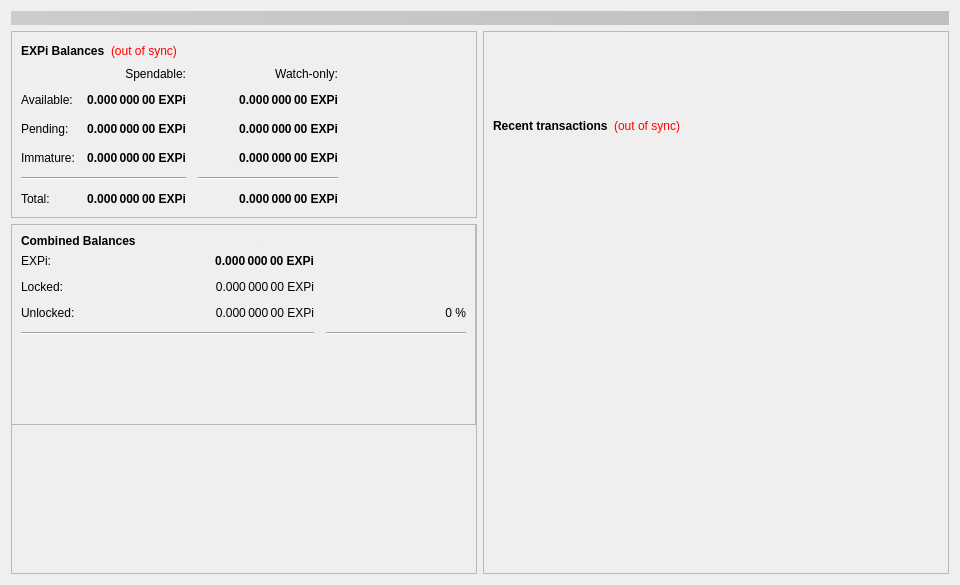
<?xml version="1.0" encoding="UTF-8"?>
<ui version="4.0">
 <class>OverviewPage</class>
 <widget class="QWidget" name="OverviewPage">
  <property name="geometry">
   <rect>
    <x>0</x>
    <y>0</y>
    <width>960</width>
    <height>585</height>
   </rect>
  </property>
  <property name="minimumSize">
   <size>
    <width>960</width>
    <height>0</height>
   </size>
  </property>
  <property name="windowTitle">
   <string>Form</string>
  </property>
  <layout class="QVBoxLayout" name="topLayout">
   <item>
    <widget class="QLabel" name="labelAlerts">
     <property name="visible">
      <bool>false</bool>
     </property>
     <property name="styleSheet">
      <string notr="true">background-color: qlineargradient(x1: 0, y1: 0, x2: 1, y2: 0, stop:0 #cccccc, stop:1 #bfbfbf); color:#000000;</string>
     </property>
     <property name="wordWrap">
      <bool>true</bool>
     </property>
     <property name="margin">
      <number>3</number>
     </property>
    </widget>
   </item>
   <item>
    <layout class="QHBoxLayout" name="horizontalLayout" stretch="1,1">
     <item>
      <layout class="QVBoxLayout" name="verticalLayout_2">
       <item>
        <widget class="QFrame" name="frame">
         <property name="frameShape">
          <enum>QFrame::StyledPanel</enum>
         </property>
         <property name="frameShadow">
          <enum>QFrame::Raised</enum>
         </property>
         <layout class="QVBoxLayout" name="verticalLayout_4">
          <item>
           <layout class="QHBoxLayout" name="horizontalLayout_4">
            <item>
             <widget class="QLabel" name="label_5">
              <property name="font">
               <font>
                <weight>75</weight>
                <bold>true</bold>
               </font>
              </property>
              <property name="text">
               <string>EXPi Balances</string>
              </property>
             </widget>
            </item>
            <item>
             <widget class="QLabel" name="labelWalletStatus">
              <property name="cursor">
               <cursorShape>WhatsThisCursor</cursorShape>
              </property>
              <property name="toolTip">
               <string>The displayed information may be out of date. Your wallet automatically synchronizes with the EXPi network after a connection is established, but this process has not completed yet.</string>
              </property>
              <property name="styleSheet">
               <string notr="true">QLabel { color: red; }</string>
              </property>
              <property name="text">
               <string notr="true">(out of sync)</string>
              </property>
              <property name="alignment">
               <set>Qt::AlignLeading|Qt::AlignLeft|Qt::AlignVCenter</set>
              </property>
             </widget>
            </item>
            <item>
             <spacer name="horizontalSpacer_3">
              <property name="orientation">
               <enum>Qt::Horizontal</enum>
              </property>
              <property name="sizeHint" stdset="0">
               <size>
                <width>40</width>
                <height>20</height>
               </size>
              </property>
             </spacer>
            </item>
           </layout>
          </item>
          <item>
           <layout class="QGridLayout" name="gridLayout">
            <property name="spacing">
             <number>12</number>
            </property>
            <item row="2" column="2">
             <widget class="QLabel" name="labelWatchPending">
              <property name="font">
               <font>
                <weight>75</weight>
                <bold>true</bold>
               </font>
              </property>
              <property name="cursor">
               <cursorShape>IBeamCursor</cursorShape>
              </property>
              <property name="toolTip">
               <string>Unconfirmed transactions to watch-only addresses</string>
              </property>
              <property name="text">
               <string notr="true">0.000 000 00 EXPi</string>
              </property>
              <property name="alignment">
               <set>Qt::AlignRight|Qt::AlignTrailing|Qt::AlignVCenter</set>
              </property>
              <property name="textInteractionFlags">
               <set>Qt::LinksAccessibleByMouse|Qt::TextSelectableByKeyboard|Qt::TextSelectableByMouse</set>
              </property>
             </widget>
            </item>
            <item row="2" column="1">
             <widget class="QLabel" name="labelUnconfirmed">
              <property name="font">
               <font>
                <weight>75</weight>
                <bold>true</bold>
               </font>
              </property>
              <property name="cursor">
               <cursorShape>IBeamCursor</cursorShape>
              </property>
              <property name="toolTip">
               <string>Total of transactions that have yet to be confirmed, and do not yet count toward the spendable balance</string>
              </property>
              <property name="text">
               <string notr="true">0.000 000 00 EXPi</string>
              </property>
              <property name="alignment">
               <set>Qt::AlignRight|Qt::AlignTrailing|Qt::AlignVCenter</set>
              </property>
              <property name="textInteractionFlags">
               <set>Qt::LinksAccessibleByMouse|Qt::TextSelectableByKeyboard|Qt::TextSelectableByMouse</set>
              </property>
             </widget>
            </item>
            <item row="3" column="2">
             <widget class="QLabel" name="labelWatchImmature">
              <property name="font">
               <font>
                <weight>75</weight>
                <bold>true</bold>
               </font>
              </property>
              <property name="cursor">
               <cursorShape>IBeamCursor</cursorShape>
              </property>
              <property name="toolTip">
               <string>Staked or masternode rewards in watch-only addresses that has not yet matured</string>
              </property>
              <property name="text">
               <string notr="true">0.000 000 00 EXPi</string>
              </property>
              <property name="alignment">
               <set>Qt::AlignRight|Qt::AlignTrailing|Qt::AlignVCenter</set>
              </property>
              <property name="textInteractionFlags">
               <set>Qt::LinksAccessibleByMouse|Qt::TextSelectableByKeyboard|Qt::TextSelectableByMouse</set>
              </property>
             </widget>
            </item>
            <item row="4" column="0" colspan="2">
             <widget class="Line" name="lineSpendableBalance">
              <property name="orientation">
               <enum>Qt::Horizontal</enum>
              </property>
             </widget>
            </item>
            <item row="4" column="2">
             <widget class="Line" name="lineWatchBalance">
              <property name="sizePolicy">
               <sizepolicy hsizetype="Preferred" vsizetype="Fixed">
                <horstretch>0</horstretch>
                <verstretch>0</verstretch>
               </sizepolicy>
              </property>
              <property name="minimumSize">
               <size>
                <width>140</width>
                <height>0</height>
               </size>
              </property>
              <property name="orientation">
               <enum>Qt::Horizontal</enum>
              </property>
             </widget>
            </item>
            <item row="5" column="0">
             <widget class="QLabel" name="labelTotalText">
              <property name="text">
               <string>Total:</string>
              </property>
             </widget>
            </item>
            <item row="3" column="1">
             <widget class="QLabel" name="labelImmature">
              <property name="font">
               <font>
                <weight>75</weight>
                <bold>true</bold>
               </font>
              </property>
              <property name="cursor">
               <cursorShape>IBeamCursor</cursorShape>
              </property>
              <property name="toolTip">
               <string>Staked or masternode rewards that has not yet matured</string>
              </property>
              <property name="text">
               <string notr="true">0.000 000 00 EXPi</string>
              </property>
              <property name="alignment">
               <set>Qt::AlignRight|Qt::AlignTrailing|Qt::AlignVCenter</set>
              </property>
              <property name="textInteractionFlags">
               <set>Qt::LinksAccessibleByMouse|Qt::TextSelectableByKeyboard|Qt::TextSelectableByMouse</set>
              </property>
             </widget>
            </item>
            <item row="2" column="3">
             <spacer name="horizontalSpacer_2">
              <property name="orientation">
               <enum>Qt::Horizontal</enum>
              </property>
              <property name="sizeHint" stdset="0">
               <size>
                <width>40</width>
                <height>20</height>
               </size>
              </property>
             </spacer>
            </item>
            <item row="3" column="0">
             <widget class="QLabel" name="labelImmatureText">
              <property name="text">
               <string>Immature:</string>
              </property>
             </widget>
            </item>
            <item row="5" column="1">
             <widget class="QLabel" name="labelTotal">
              <property name="font">
               <font>
                <weight>75</weight>
                <bold>true</bold>
               </font>
              </property>
              <property name="cursor">
               <cursorShape>IBeamCursor</cursorShape>
              </property>
              <property name="toolTip">
               <string>Your current total balance</string>
              </property>
              <property name="text">
               <string notr="true">0.000 000 00 EXPi</string>
              </property>
              <property name="alignment">
               <set>Qt::AlignRight|Qt::AlignTrailing|Qt::AlignVCenter</set>
              </property>
              <property name="textInteractionFlags">
               <set>Qt::LinksAccessibleByMouse|Qt::TextSelectableByKeyboard|Qt::TextSelectableByMouse</set>
              </property>
             </widget>
            </item>
            <item row="5" column="2">
             <widget class="QLabel" name="labelWatchTotal">
              <property name="font">
               <font>
                <weight>75</weight>
                <bold>true</bold>
               </font>
              </property>
              <property name="cursor">
               <cursorShape>IBeamCursor</cursorShape>
              </property>
              <property name="toolTip">
               <string>Current total balance in watch-only addresses</string>
              </property>
              <property name="text">
               <string notr="true">0.000 000 00 EXPi</string>
              </property>
              <property name="alignment">
               <set>Qt::AlignRight|Qt::AlignTrailing|Qt::AlignVCenter</set>
              </property>
              <property name="textInteractionFlags">
               <set>Qt::LinksAccessibleByMouse|Qt::TextSelectableByKeyboard|Qt::TextSelectableByMouse</set>
              </property>
             </widget>
            </item>
            <item row="0" column="2">
             <widget class="QLabel" name="labelWatchonly">
              <property name="text">
               <string>Watch-only:</string>
              </property>
              <property name="alignment">
               <set>Qt::AlignRight|Qt::AlignTrailing|Qt::AlignVCenter</set>
              </property>
             </widget>
            </item>
            <item row="1" column="0">
             <widget class="QLabel" name="labelBalanceText">
              <property name="text">
               <string>Available:</string>
              </property>
             </widget>
            </item>
            <item row="1" column="1">
             <widget class="QLabel" name="labelBalance">
              <property name="font">
               <font>
                <weight>75</weight>
                <bold>true</bold>
               </font>
              </property>
              <property name="cursor">
               <cursorShape>IBeamCursor</cursorShape>
              </property>
              <property name="toolTip">
               <string>Your current spendable balance</string>
              </property>
              <property name="text">
               <string notr="true">0.000 000 00 EXPi</string>
              </property>
              <property name="alignment">
               <set>Qt::AlignRight|Qt::AlignTrailing|Qt::AlignVCenter</set>
              </property>
              <property name="textInteractionFlags">
               <set>Qt::LinksAccessibleByMouse|Qt::TextSelectableByKeyboard|Qt::TextSelectableByMouse</set>
              </property>
             </widget>
            </item>
            <item row="1" column="2">
             <widget class="QLabel" name="labelWatchAvailable">
              <property name="font">
               <font>
                <weight>75</weight>
                <bold>true</bold>
               </font>
              </property>
              <property name="cursor">
               <cursorShape>IBeamCursor</cursorShape>
              </property>
              <property name="toolTip">
               <string>Your current balance in watch-only addresses</string>
              </property>
              <property name="text">
               <string notr="true">0.000 000 00 EXPi</string>
              </property>
              <property name="alignment">
               <set>Qt::AlignRight|Qt::AlignTrailing|Qt::AlignVCenter</set>
              </property>
              <property name="textInteractionFlags">
               <set>Qt::LinksAccessibleByMouse|Qt::TextSelectableByKeyboard|Qt::TextSelectableByMouse</set>
              </property>
             </widget>
            </item>
            <item row="2" column="0">
             <widget class="QLabel" name="labelPendingText">
              <property name="text">
               <string>Pending:</string>
              </property>
             </widget>
            </item>
            <item row="0" column="1">
             <widget class="QLabel" name="labelSpendable">
              <property name="text">
               <string>Spendable:</string>
              </property>
              <property name="alignment">
               <set>Qt::AlignRight|Qt::AlignTrailing|Qt::AlignVCenter</set>
              </property>
             </widget>
            </item>
           </layout>
          </item>
          <item>
           <spacer name="verticalSpacer_4">
            <property name="orientation">
             <enum>Qt::Vertical</enum>
            </property>
            <property name="sizeHint" stdset="0">
             <size>
              <width>20</width>
              <height>40</height>
             </size>
            </property>
           </spacer>
          </item>
         </layout>
        </widget>
       </item>
       <item>
        <widget class="QFrame" name="frameObfuscation">
         <property name="minimumSize">
          <size>
           <width>0</width>
           <height>350</height>
          </size>
         </property>
         <property name="layoutDirection">
          <enum>Qt::LeftToRight</enum>
         </property>
         <property name="frameShape">
          <enum>QFrame::StyledPanel</enum>
         </property>
         <property name="frameShadow">
          <enum>QFrame::Raised</enum>
         </property>
         <widget class="QPushButton" name="runAutoDenom">
          <property name="geometry">
           <rect>
            <x>251</x>
            <y>17</y>
            <width>1</width>
            <height>1</height>
           </rect>
          </property>
          <property name="palette">
           <palette>
            <active>
             <colorrole role="WindowText">
              <brush brushstyle="SolidPattern">
               <color alpha="255">
                <red>0</red>
                <green>0</green>
                <blue>0</blue>
               </color>
              </brush>
             </colorrole>
             <colorrole role="Button">
              <brush brushstyle="SolidPattern">
               <color alpha="255">
                <red>239</red>
                <green>238</green>
                <blue>238</blue>
               </color>
              </brush>
             </colorrole>
             <colorrole role="Light">
              <brush brushstyle="SolidPattern">
               <color alpha="255">
                <red>255</red>
                <green>255</green>
                <blue>255</blue>
               </color>
              </brush>
             </colorrole>
             <colorrole role="Midlight">
              <brush brushstyle="SolidPattern">
               <color alpha="255">
                <red>247</red>
                <green>246</green>
                <blue>246</blue>
               </color>
              </brush>
             </colorrole>
             <colorrole role="Dark">
              <brush brushstyle="SolidPattern">
               <color alpha="255">
                <red>119</red>
                <green>119</green>
                <blue>119</blue>
               </color>
              </brush>
             </colorrole>
             <colorrole role="Mid">
              <brush brushstyle="SolidPattern">
               <color alpha="255">
                <red>159</red>
                <green>159</green>
                <blue>159</blue>
               </color>
              </brush>
             </colorrole>
             <colorrole role="Text">
              <brush brushstyle="SolidPattern">
               <color alpha="255">
                <red>0</red>
                <green>0</green>
                <blue>0</blue>
               </color>
              </brush>
             </colorrole>
             <colorrole role="BrightText">
              <brush brushstyle="SolidPattern">
               <color alpha="255">
                <red>255</red>
                <green>255</green>
                <blue>255</blue>
               </color>
              </brush>
             </colorrole>
             <colorrole role="ButtonText">
              <brush brushstyle="SolidPattern">
               <color alpha="255">
                <red>0</red>
                <green>0</green>
                <blue>0</blue>
               </color>
              </brush>
             </colorrole>
             <colorrole role="Base">
              <brush brushstyle="SolidPattern">
               <color alpha="255">
                <red>255</red>
                <green>255</green>
                <blue>255</blue>
               </color>
              </brush>
             </colorrole>
             <colorrole role="Window">
              <brush brushstyle="SolidPattern">
               <color alpha="255">
                <red>239</red>
                <green>238</green>
                <blue>238</blue>
               </color>
              </brush>
             </colorrole>
             <colorrole role="Shadow">
              <brush brushstyle="SolidPattern">
               <color alpha="255">
                <red>0</red>
                <green>0</green>
                <blue>0</blue>
               </color>
              </brush>
             </colorrole>
             <colorrole role="AlternateBase">
              <brush brushstyle="SolidPattern">
               <color alpha="255">
                <red>247</red>
                <green>246</green>
                <blue>246</blue>
               </color>
              </brush>
             </colorrole>
             <colorrole role="ToolTipBase">
              <brush brushstyle="SolidPattern">
               <color alpha="255">
                <red>255</red>
                <green>255</green>
                <blue>220</blue>
               </color>
              </brush>
             </colorrole>
             <colorrole role="ToolTipText">
              <brush brushstyle="SolidPattern">
               <color alpha="255">
                <red>0</red>
                <green>0</green>
                <blue>0</blue>
               </color>
              </brush>
             </colorrole>
            </active>
            <inactive>
             <colorrole role="WindowText">
              <brush brushstyle="SolidPattern">
               <color alpha="255">
                <red>0</red>
                <green>0</green>
                <blue>0</blue>
               </color>
              </brush>
             </colorrole>
             <colorrole role="Button">
              <brush brushstyle="SolidPattern">
               <color alpha="255">
                <red>239</red>
                <green>238</green>
                <blue>238</blue>
               </color>
              </brush>
             </colorrole>
             <colorrole role="Light">
              <brush brushstyle="SolidPattern">
               <color alpha="255">
                <red>255</red>
                <green>255</green>
                <blue>255</blue>
               </color>
              </brush>
             </colorrole>
             <colorrole role="Midlight">
              <brush brushstyle="SolidPattern">
               <color alpha="255">
                <red>247</red>
                <green>246</green>
                <blue>246</blue>
               </color>
              </brush>
             </colorrole>
             <colorrole role="Dark">
              <brush brushstyle="SolidPattern">
               <color alpha="255">
                <red>119</red>
                <green>119</green>
                <blue>119</blue>
               </color>
              </brush>
             </colorrole>
             <colorrole role="Mid">
              <brush brushstyle="SolidPattern">
               <color alpha="255">
                <red>159</red>
                <green>159</green>
                <blue>159</blue>
               </color>
              </brush>
             </colorrole>
             <colorrole role="Text">
              <brush brushstyle="SolidPattern">
               <color alpha="255">
                <red>0</red>
                <green>0</green>
                <blue>0</blue>
               </color>
              </brush>
             </colorrole>
             <colorrole role="BrightText">
              <brush brushstyle="SolidPattern">
               <color alpha="255">
                <red>255</red>
                <green>255</green>
                <blue>255</blue>
               </color>
              </brush>
             </colorrole>
             <colorrole role="ButtonText">
              <brush brushstyle="SolidPattern">
               <color alpha="255">
                <red>0</red>
                <green>0</green>
                <blue>0</blue>
               </color>
              </brush>
             </colorrole>
             <colorrole role="Base">
              <brush brushstyle="SolidPattern">
               <color alpha="255">
                <red>255</red>
                <green>255</green>
                <blue>255</blue>
               </color>
              </brush>
             </colorrole>
             <colorrole role="Window">
              <brush brushstyle="SolidPattern">
               <color alpha="255">
                <red>239</red>
                <green>238</green>
                <blue>238</blue>
               </color>
              </brush>
             </colorrole>
             <colorrole role="Shadow">
              <brush brushstyle="SolidPattern">
               <color alpha="255">
                <red>0</red>
                <green>0</green>
                <blue>0</blue>
               </color>
              </brush>
             </colorrole>
             <colorrole role="AlternateBase">
              <brush brushstyle="SolidPattern">
               <color alpha="255">
                <red>247</red>
                <green>246</green>
                <blue>246</blue>
               </color>
              </brush>
             </colorrole>
             <colorrole role="ToolTipBase">
              <brush brushstyle="SolidPattern">
               <color alpha="255">
                <red>255</red>
                <green>255</green>
                <blue>220</blue>
               </color>
              </brush>
             </colorrole>
             <colorrole role="ToolTipText">
              <brush brushstyle="SolidPattern">
               <color alpha="255">
                <red>0</red>
                <green>0</green>
                <blue>0</blue>
               </color>
              </brush>
             </colorrole>
            </inactive>
            <disabled>
             <colorrole role="WindowText">
              <brush brushstyle="SolidPattern">
               <color alpha="255">
                <red>119</red>
                <green>119</green>
                <blue>119</blue>
               </color>
              </brush>
             </colorrole>
             <colorrole role="Button">
              <brush brushstyle="SolidPattern">
               <color alpha="255">
                <red>239</red>
                <green>238</green>
                <blue>238</blue>
               </color>
              </brush>
             </colorrole>
             <colorrole role="Light">
              <brush brushstyle="SolidPattern">
               <color alpha="255">
                <red>255</red>
                <green>255</green>
                <blue>255</blue>
               </color>
              </brush>
             </colorrole>
             <colorrole role="Midlight">
              <brush brushstyle="SolidPattern">
               <color alpha="255">
                <red>247</red>
                <green>246</green>
                <blue>246</blue>
               </color>
              </brush>
             </colorrole>
             <colorrole role="Dark">
              <brush brushstyle="SolidPattern">
               <color alpha="255">
                <red>119</red>
                <green>119</green>
                <blue>119</blue>
               </color>
              </brush>
             </colorrole>
             <colorrole role="Mid">
              <brush brushstyle="SolidPattern">
               <color alpha="255">
                <red>159</red>
                <green>159</green>
                <blue>159</blue>
               </color>
              </brush>
             </colorrole>
             <colorrole role="Text">
              <brush brushstyle="SolidPattern">
               <color alpha="255">
                <red>119</red>
                <green>119</green>
                <blue>119</blue>
               </color>
              </brush>
             </colorrole>
             <colorrole role="BrightText">
              <brush brushstyle="SolidPattern">
               <color alpha="255">
                <red>255</red>
                <green>255</green>
                <blue>255</blue>
               </color>
              </brush>
             </colorrole>
             <colorrole role="ButtonText">
              <brush brushstyle="SolidPattern">
               <color alpha="255">
                <red>119</red>
                <green>119</green>
                <blue>119</blue>
               </color>
              </brush>
             </colorrole>
             <colorrole role="Base">
              <brush brushstyle="SolidPattern">
               <color alpha="255">
                <red>239</red>
                <green>238</green>
                <blue>238</blue>
               </color>
              </brush>
             </colorrole>
             <colorrole role="Window">
              <brush brushstyle="SolidPattern">
               <color alpha="255">
                <red>239</red>
                <green>238</green>
                <blue>238</blue>
               </color>
              </brush>
             </colorrole>
             <colorrole role="Shadow">
              <brush brushstyle="SolidPattern">
               <color alpha="255">
                <red>0</red>
                <green>0</green>
                <blue>0</blue>
               </color>
              </brush>
             </colorrole>
             <colorrole role="AlternateBase">
              <brush brushstyle="SolidPattern">
               <color alpha="255">
                <red>239</red>
                <green>238</green>
                <blue>238</blue>
               </color>
              </brush>
             </colorrole>
             <colorrole role="ToolTipBase">
              <brush brushstyle="SolidPattern">
               <color alpha="255">
                <red>255</red>
                <green>255</green>
                <blue>220</blue>
               </color>
              </brush>
             </colorrole>
             <colorrole role="ToolTipText">
              <brush brushstyle="SolidPattern">
               <color alpha="255">
                <red>0</red>
                <green>0</green>
                <blue>0</blue>
               </color>
              </brush>
             </colorrole>
            </disabled>
           </palette>
          </property>
          <property name="focusPolicy">
           <enum>Qt::NoFocus</enum>
          </property>
          <property name="autoFillBackground">
           <bool>true</bool>
          </property>
          <property name="text">
           <string/>
          </property>
          <property name="flat">
           <bool>true</bool>
          </property>
         </widget>
         <widget class="QFrame" name="frame_3">
          <property name="geometry">
           <rect>
            <x>0</x>
            <y>0</y>
            <width>465</width>
            <height>201</height>
           </rect>
          </property>
          <property name="frameShape">
           <enum>QFrame::StyledPanel</enum>
          </property>
          <property name="frameShadow">
           <enum>QFrame::Raised</enum>
          </property>
          <layout class="QVBoxLayout" name="verticalLayout_5">
           <item>
            <layout class="QHBoxLayout" name="horizontalLayout_5" stretch="0">
             <item>
              <widget class="QLabel" name="label_5z">
               <property name="maximumSize">
                <size>
                 <width>16777215</width>
                 <height>20</height>
                </size>
               </property>
               <property name="font">
                <font>
                 <weight>75</weight>
                 <bold>true</bold>
                </font>
               </property>
               <property name="toolTip">
                <string>Combined Balances (including unconfirmed and immature coins)</string>
               </property>
               <property name="text">
                <string>&lt;html&gt;&lt;head/&gt;&lt;body&gt;&lt;p&gt;Combined Balances&lt;/p&gt;&lt;/body&gt;&lt;/html&gt;</string>
               </property>
              </widget>
             </item>
            </layout>
           </item>
           <item>
            <layout class="QGridLayout" name="gridLayout_3">
             <property name="spacing">
              <number>12</number>
             </property>
             <item row="5" column="0" colspan="2">
              <widget class="Line" name="lineSpendableBalance_3">
               <property name="orientation">
                <enum>Qt::Horizontal</enum>
               </property>
              </widget>
             </item>
             <item row="5" column="2">
              <widget class="Line" name="lineWatchBalance_3">
               <property name="sizePolicy">
                <sizepolicy hsizetype="Preferred" vsizetype="Fixed">
                 <horstretch>0</horstretch>
                 <verstretch>0</verstretch>
                </sizepolicy>
               </property>
               <property name="minimumSize">
                <size>
                 <width>140</width>
                 <height>0</height>
                </size>
               </property>
               <property name="orientation">
                <enum>Qt::Horizontal</enum>
               </property>
              </widget>
             </item>
             <item row="1" column="0">
              <widget class="QLabel" name="labelBalanceTextz">
               <property name="text">
                <string>EXPi:</string>
               </property>
              </widget>
             </item>
             <item row="1" column="1">
              <widget class="QLabel" name="labelBalancez">
               <property name="font">
                <font>
                 <weight>75</weight>
                 <bold>true</bold>
                </font>
               </property>
               <property name="cursor">
                <cursorShape>IBeamCursor</cursorShape>
               </property>
               <property name="toolTip">
                <string>Your current spendable balance</string>
               </property>
               <property name="text">
                <string notr="true">0.000 000 00 EXPi</string>
               </property>
               <property name="alignment">
                <set>Qt::AlignRight|Qt::AlignTrailing|Qt::AlignVCenter</set>
               </property>
               <property name="textInteractionFlags">
                <set>Qt::LinksAccessibleByMouse|Qt::TextSelectableByKeyboard|Qt::TextSelectableByMouse</set>
               </property>
              </widget>
             </item>
             <item row="2" column="1">
              <widget class="QLabel" name="labelLockedBalance">
               <property name="toolTip">
                <string>Locked EXPi or Masternode collaterals. These are excluded from zEXPi minting.</string>
               </property>
               <property name="text">
                <string>0.000 000 00 EXPi</string>
               </property>
               <property name="alignment">
                <set>Qt::AlignRight|Qt::AlignTrailing|Qt::AlignVCenter</set>
               </property>
              </widget>
             </item>
             <item row="2" column="0">
              <widget class="QLabel" name="labelLockedBalanceText">
               <property name="toolTip">
                <string>Locked EXPi or Masternode collaterals. These are excluded from zEXPi minting.</string>
               </property>
               <property name="text">
                <string>Locked:</string>
               </property>
              </widget>
             </item>
             <item row="3" column="0">
              <widget class="QLabel" name="labelUnLockedBalanceText">
               <property name="toolTip">
                <string>Unlocked EXPis. These can be used for zEXPi minting.</string>
               </property>
               <property name="text">
                <string>Unlocked:</string>
               </property>
              </widget>
             </item>
             <item row="3" column="1">
              <widget class="QLabel" name="labelUnLockedBalance">
               <property name="toolTip">
                <string>Unlocked EXPis. These can be used for zEXPi minting.</string>
               </property>
               <property name="text">
                <string>0.000 000 00 EXPi</string>
               </property>
               <property name="alignment">
                <set>Qt::AlignRight|Qt::AlignTrailing|Qt::AlignVCenter</set>
               </property>
              </widget>
             </item>
             <item row="3" column="2">
              <widget class="QLabel" name="labelEXPiPercent">
               <property name="text">
                <string>0 %</string>
               </property>
               <property name="alignment">
                <set>Qt::AlignRight|Qt::AlignTrailing|Qt::AlignVCenter</set>
               </property>
              </widget>
             </item>
            </layout>
           </item>
           <item>
            <spacer name="verticalSpacer">
             <property name="orientation">
              <enum>Qt::Vertical</enum>
             </property>
             <property name="sizeHint" stdset="0">
              <size>
               <width>20</width>
               <height>40</height>
              </size>
             </property>
            </spacer>
           </item>
          </layout>
         </widget>
        </widget>
       </item>
      </layout>
     </item>
     <item>
      <layout class="QVBoxLayout" name="verticalLayout_3">
       <item>
        <widget class="QFrame" name="frame_2">
         <property name="frameShape">
          <enum>QFrame::StyledPanel</enum>
         </property>
         <property name="frameShadow">
          <enum>QFrame::Raised</enum>
         </property>
         <layout class="QVBoxLayout" name="verticalLayout">
          <item>
           <spacer name="verticalSpacer_3">
            <property name="orientation">
             <enum>Qt::Vertical</enum>
            </property>
            <property name="sizeType">
             <enum>QSizePolicy::Fixed</enum>
            </property>
            <property name="sizeHint" stdset="0">
             <size>
              <width>20</width>
              <height>75</height>
             </size>
            </property>
           </spacer>
          </item>
          <item>
           <layout class="QHBoxLayout" name="horizontalLayout_2">
            <item>
             <widget class="QLabel" name="label_4">
              <property name="font">
               <font>
                <weight>75</weight>
                <bold>true</bold>
               </font>
              </property>
              <property name="text">
               <string>Recent transactions</string>
              </property>
             </widget>
            </item>
            <item>
             <widget class="QLabel" name="labelTransactionsStatus">
              <property name="cursor">
               <cursorShape>WhatsThisCursor</cursorShape>
              </property>
              <property name="toolTip">
               <string>The displayed information may be out of date. Your wallet automatically synchronizes with the EXPi network after a connection is established, but this process has not completed yet.</string>
              </property>
              <property name="styleSheet">
               <string notr="true">QLabel { color: red; }</string>
              </property>
              <property name="text">
               <string notr="true">(out of sync)</string>
              </property>
              <property name="alignment">
               <set>Qt::AlignRight|Qt::AlignTrailing|Qt::AlignVCenter</set>
              </property>
             </widget>
            </item>
            <item>
             <spacer name="horizontalSpacer">
              <property name="orientation">
               <enum>Qt::Horizontal</enum>
              </property>
              <property name="sizeHint" stdset="0">
               <size>
                <width>40</width>
                <height>20</height>
               </size>
              </property>
             </spacer>
            </item>
           </layout>
          </item>
          <item>
           <widget class="QListView" name="listTransactions">
            <property name="styleSheet">
             <string notr="true">QListView { background: transparent; color:black;}</string>
            </property>
            <property name="frameShape">
             <enum>QFrame::NoFrame</enum>
            </property>
            <property name="verticalScrollBarPolicy">
             <enum>Qt::ScrollBarAlwaysOff</enum>
            </property>
            <property name="horizontalScrollBarPolicy">
             <enum>Qt::ScrollBarAlwaysOff</enum>
            </property>
            <property name="selectionMode">
             <enum>QAbstractItemView::NoSelection</enum>
            </property>
           </widget>
          </item>
          <item>
           <spacer name="verticalSpacer_2">
            <property name="orientation">
             <enum>Qt::Vertical</enum>
            </property>
            <property name="sizeHint" stdset="0">
             <size>
              <width>20</width>
              <height>40</height>
             </size>
            </property>
           </spacer>
          </item>
         </layout>
        </widget>
       </item>
      </layout>
     </item>
    </layout>
   </item>
  </layout>
 </widget>
 <resources/>
 <connections/>
</ui>
